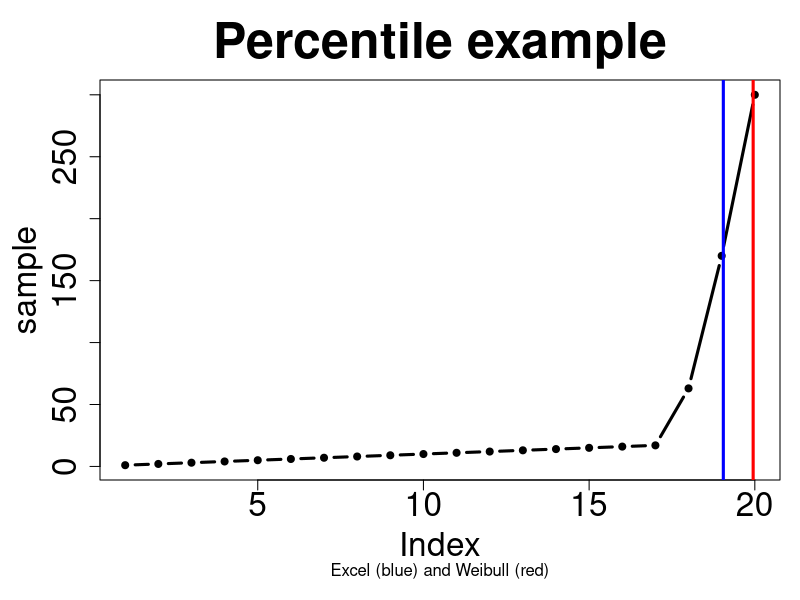

Here is the R script that generated this plot:
## Percentiles example

## Create data
sample <- c(1:17, 63, 170, 300)

## Set parameters
n <- length(sample)
p <- 0.95

## Visualise
par(mar=c(6, 5, 4, 1))
plot(sample, type = "b", 
     main = "Percentile example", 
     sub = "Excel (blue) and Weibull (red)", 
     cex.axis = 2,
     cex.lab = 2,
     cex.main = 3,
     cex.sub = 1,
     pch = 20,
     lwd = 3)

## Calculate rank
r_weibull <- p * (n + 1)
r_excel <- 1 + p * (n - 1)

## Interpolate percentiles
x_weibull <- (1 - (r_weibull - floor(r_weibull))) * sample[floor(r_weibull)] + (r_weibull - floor(r_weibull)) * sample[ceiling(r_weibull)]
x_excel <- (1 - (r_excel - floor(r_excel))) * sample[floor(r_excel)] + (r_excel - floor(r_excel)) * sample[ceiling(r_excel)]

## Visualise
abline(v = r_weibull, col = "red", lwd = 3)
abline(v = r_excel, col = "blue", lwd = 3)

## R
x_r <- sapply(1:9, function(t) quantile(sample, 0.95, type = t))
weibull <- which(x_r == x_weibull)
excel <- which(x_r == x_excel)
